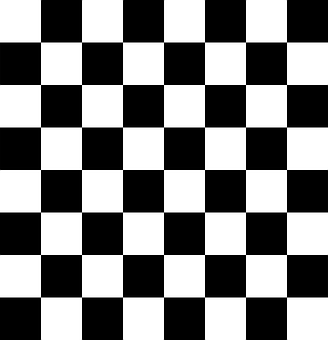
#> input picture images/chess.png, 333 x 346 px
$ jupyter execute 'Chương 7.ipynb'
#> lines starting #> are read from the running program, lines starting #| are printed output that depends on the picture
[cell 1]
import numpy as np
import matplotlib.pyplot as plt
from skimage import feature, io, color, filters
from skimage.io import imread
from skimage.feature import corner_harris, corner_peaks, corner_subpix
import os

# Bước 1: Đọc ảnh và chuyển sang RGB (nếu là RGBA)
img = imread('images/chess.png')  # Đọc ảnh
#> img is the input picture: shape (346, 333, 4); mean R, G, B, A 131.6, 131.6, 131.6, 255
if img.shape[2] == 4:  # Kiểm tra nếu ảnh có 4 kênh (RGBA)
    img = img[:, :, :3]  # Loại bỏ kênh alpha và chỉ lấy 3 kênh RGB
#> img: shape (346, 333, 3)

# Chuyển ảnh RGB thành grayscale
img_gray = color.rgb2gray(img)  # Chuyển ảnh sang grayscale

# Bước 2: Phát hiện các góc trong ảnh sử dụng Harris Corner Detection
corners = corner_harris(img_gray)  # Tính toán Harris corner response
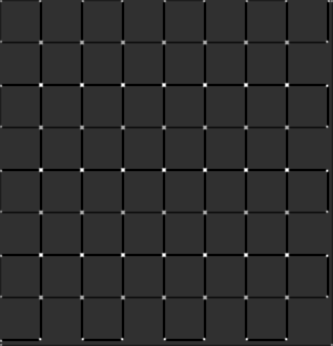
#> corners: shape (346, 333) float64; min -5.26, max 22.36, mean -0.3; drawn with min black and max white

# Bước 3: Phát hiện các góc từ giá trị corner response
# Lọc các góc có corner response lớn hơn ngưỡng
coordinates = corner_peaks(corners, min_distance=5, threshold_rel=0.01)
#> coordinates = 63 pairs, first value 41 to 339, second value 40 to 327

# Bước 4: Tinh chỉnh các tọa độ góc (subpixel accuracy)
coordinates_subpix = corner_subpix(img_gray, coordinates, window_size=9)
#> coordinates_subpix = 63 pairs, first value 41.97 to 339.5, second value 40.48 to 327.5

# Bước 5: Vẽ các góc trên ảnh đã xử lý (vẽ điểm góc lên ảnh xám)
img_with_corners = img_gray.copy()
plt.figure(figsize=(10, 10))
plt.imshow(img_with_corners, cmap='gray')
plt.scatter(coordinates_subpix[:, 1], coordinates_subpix[:, 0], c='red', marker='x')
plt.title("Harris Corner Detection", size=20)
plt.axis('off')
plt.show()
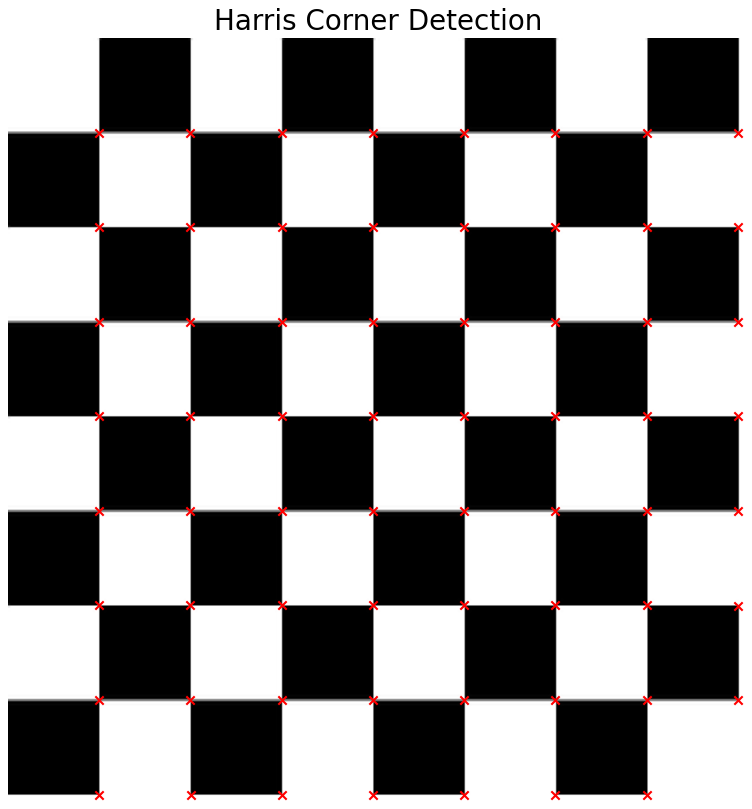
#> figure drawn by matplotlib, 1 panel

# Bước 6: Lưu ảnh đã xử lý (với các điểm góc)
output_folder = 'output_images'
output_path_with_corners = os.path.join(output_folder, 'chuong_7(3).png')

plt.imsave(output_path_with_corners, img_with_corners, cmap='gray')  # Lưu ảnh đã phát hiện góc
